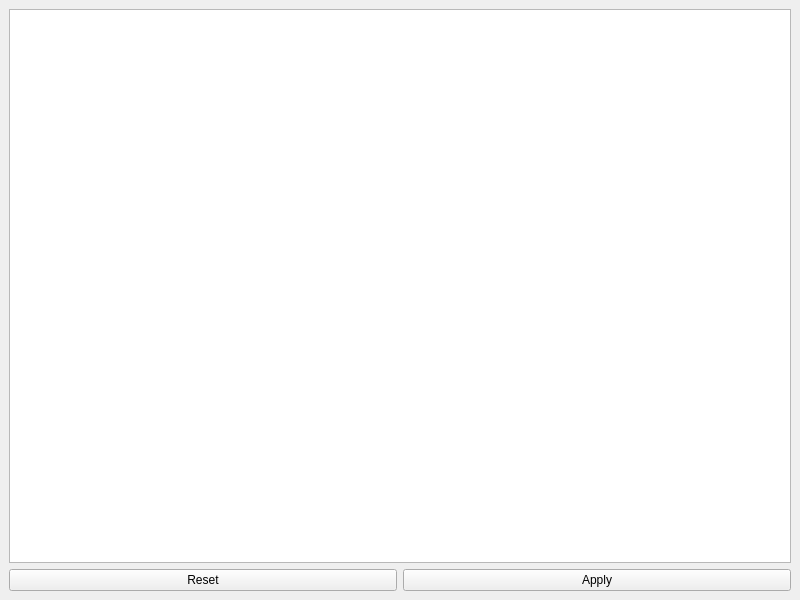
<?xml version="1.0" encoding="UTF-8"?>
<ui version="4.0">
 <class>MainWindow</class>
 <widget class="QMainWindow" name="MainWindow">
  <property name="geometry">
   <rect>
    <x>0</x>
    <y>0</y>
    <width>800</width>
    <height>600</height>
   </rect>
  </property>
  <property name="windowTitle">
   <string>CSS Editor</string>
  </property>
  <widget class="QWidget" name="centralwidget">
   <layout class="QVBoxLayout" name="verticalLayout">
    <item>
     <widget class="QPlainTextEdit" name="plainTextEdit"/>
    </item>
    <item>
     <layout class="QHBoxLayout" name="horizontalLayout">
      <item>
       <widget class="QPushButton" name="btnReset">
        <property name="text">
         <string>Reset</string>
        </property>
       </widget>
      </item>
      <item>
       <widget class="QPushButton" name="btnApply">
        <property name="text">
         <string>Apply</string>
        </property>
       </widget>
      </item>
     </layout>
    </item>
   </layout>
  </widget>
 </widget>
 <resources/>
 <connections/>
</ui>
